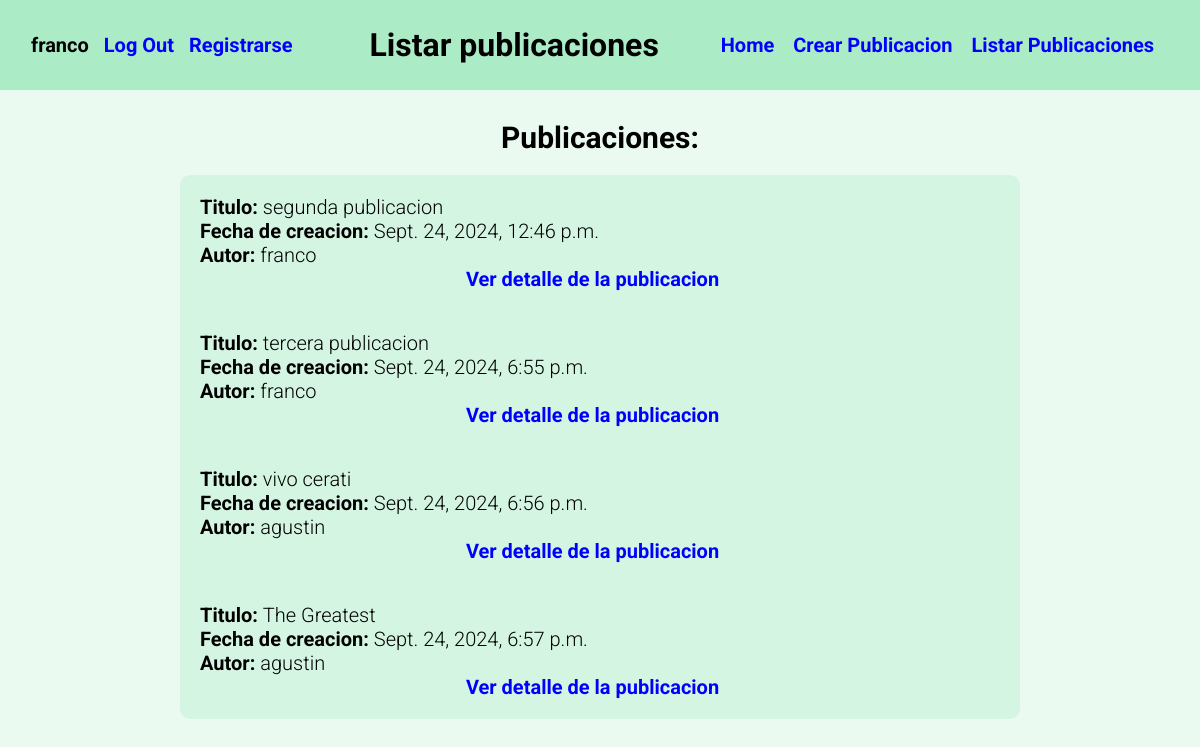
/listar_publicaciones (signed in), run on the app's committed database.
### post/models.py (models this page shows, shortened)
class Publicacion(models.Model):
    titulo = models.CharField(max_length=100)
    contenido = models.TextField()
    fechaPublicacion = models.DateTimeField(auto_now_add=True)
    autor = models.ForeignKey(User, on_delete=models.CASCADE, related_name='posteos_hechos')

### post/views.py (the view)
# urls.py: path('listar_publicaciones', ListarPublicaciones.as_view(), name="listar_publicaciones"),
class ListarPublicaciones(LoginRequiredMixin, ListView):
    model = Publicacion
    template_name = 'listar_publicaciones.html'
    context_object_name = 'publicaciones'
    def get_queryset(self):
        return Publicacion.objects.all()

### post/templates/listar_publicaciones.html (shortened to what this page needs)
{% extends "base.html" %}
{% block header %}
    <h1>Listar publicaciones</h1>
{% endblock %}
{% block content %}
    <div class="lista">
        <h2>Publicaciones: </h2>
        <ul>
        {% for publicacion in publicaciones %}
            <li class="textoEnlace">
                <span class="textoNormal">
                    Titulo:
                    <span class="textoItemLista">{{ publicacion.titulo }}</span>
                </span>
                <span class="textoNormal">
                    Fecha de creacion:
                    <span class="textoItemLista">{{ publicacion.fechaPublicacion }}</span>
                </span>
                <span class="textoNormal">
                    Autor:
                    <span class="textoItemLista">{{ publicacion.autor }}</span>
                </span>
                <a href="{% url "publicacion_en_detalle" publicacion.pk %}">Ver detalle de la publicacion</a>
            </li>
        {% endfor %}
        </ul>
    </div>
{% endblock %}

### post/templates/base.html (shortened to what this page needs)
<!DOCTYPE html>
<html lang="en">
<head>
    {% load static %}
    <link rel="stylesheet" href="{% static 'estilos.css' %}">
</head>
<body>
    <header>
        <div class="parteRegistro textoEnlace">
            {% if user.is_authenticated %}
                <span class="textoNormal">{{ user.username }}</span>
                <a href="{% url "logout" %}">Log Out</a>
            {% else %}
                <span class="textoNormal">No estas registrado aun</span>
                <a href="{% url "login" %}">Log In</a>
            {% endif %}
            <a href="{% url "registro" %}">Registrarse</a>
        </div>
        {% block header %}<h1 class="titulo">Mi base</h1>{% endblock header %}
        {% include 'navbar.html' %}
    </header>
    <div class="contenido">
        {% block content %}
        {% endblock %}
    </div>
</body>
</html>

### post/templates/navbar.html
<nav class="textoEnlace">
    <a href="{% url "home" %}">Home</a>
    <a href="{% url "crear_publicacion" %}">Crear Publicacion</a>
    <a href="{% url "listar_publicaciones" %}">Listar Publicaciones</a>
</nav>

### post/static/estilos.css (style rules this page uses)
* { margin: 0; padding: 0; box-sizing: border-box; font-family: 'Roboto'; }
body { background-color: #eafaf1; }
header { height: 90px; background-color: #abebc6; display: flex; align-items: center; justify-content: space-around; }
.parteRegistro { display: flex; align-items: center; justify-content: center; }
.parteRegistro * { margin-right: 15px; }
.textoNormal { font-size: 20px; font-weight: bold; text-decoration: none; }
.textoEnlace a { font-size: 20px; font-weight: bold; text-decoration: none; color: blue; margin-right: 15px; text-align: center; }
.contenido { background-color: #eafaf1; display: flex; align-items: center; justify-content: center; margin-top: 30px; }
.lista { display: flex; align-items: center; justify-content: center; flex-direction: column; width: 70%; }
.textoItemLista { font-size: 20px; font-weight: 300; }
.lista h2 { font-size: 30px; font-weight: bold; margin-bottom: 20px; }
.lista ul { background-color: #d5f5e3; list-style: none; width: 100%; border-radius: 10px; }
.lista li { display: flex; align-content: center; justify-content: center; flex-direction: column; width: 100%; padding: 20px; }

### data on the page
Publicacion: titulo "segunda publicacion", fechaPublicacion "Sept. 24, 2024, 12:46 p.m.", autor "franco"
Publicacion: titulo "tercera publicacion", fechaPublicacion "Sept. 24, 2024, 6:55 p.m.", autor "franco"
Publicacion: titulo "vivo cerati", fechaPublicacion "Sept. 24, 2024, 6:56 p.m.", autor "agustin"
Publicacion: titulo "The Greatest", fechaPublicacion "Sept. 24, 2024, 6:57 p.m.", autor "agustin"

### other printed values
{{ user.username }} "franco"
